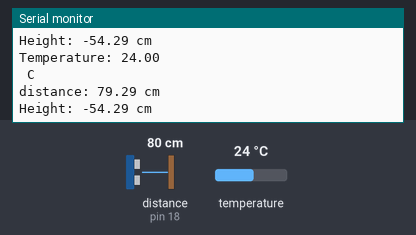
A sketch run on a simulated Arduino Uno, built with avr-gcc and run on an emulated ATmega328P. On the bench: the last lines printed to the serial monitor. Inputs (shaded band) come from the test bench; at power-on: distance to the obstacle (sensor on pin 18) 80 cm, temperature 24 °C. The echo pulse lasts 58.3 µs per cm.

Above: at 12.3 s.
12.4 s: distance to the obstacle (sensor on pin 18) set to 2 cm
21.0 s: temperature set to 12 °C
At 23.1 s:
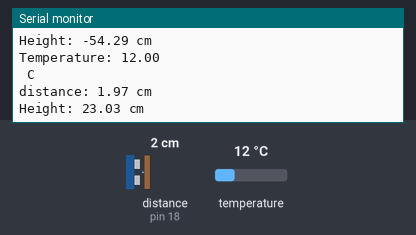
29.6 s: distance to the obstacle (sensor on pin 18) set to 4 cm
At 33.8 s:
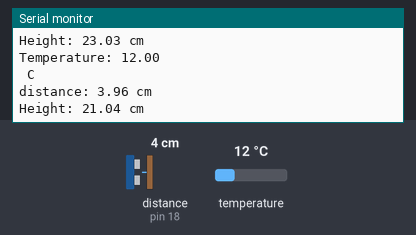
38.2 s: temperature set to 19 °C
Timing chart, 0 to 41.2 s (numbered marks = the images above; inputs shaded):
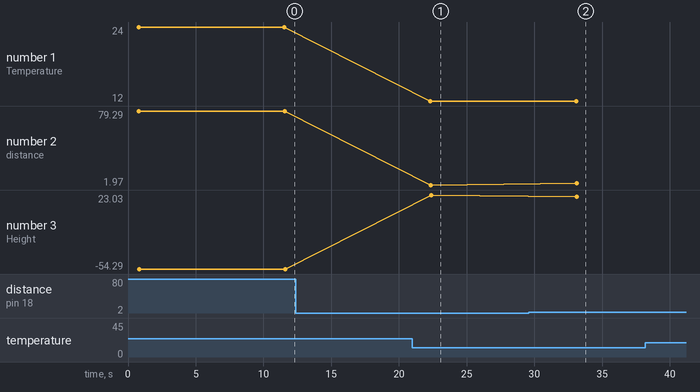

The sketch:

arduino_ultrasonic_DS180B20.ino
```cpp
#include <OneWire.h>
#include <DallasTemperature.h>
#define ONE_WIRE_BUS 26
OneWire oneWire(ONE_WIRE_BUS);
DallasTemperature sensors (&oneWire);
const float trigPin = 5;
const float echoPin = 18;
long duration; // variable for the duration of sound wave travel
float distance; // variable for the distance measurement from the ultrasonic to water surface
float temp; //varaible for the temperature
float level; // variable for water level
void setup() {
 Serial.begin(9600); // // Serial Communication is starting with 9600 of baudrate speed
  pinMode(trigPin, OUTPUT); // Sets the trigPin as an OUTPUT
  pinMode(echoPin, INPUT); // Sets the echoPin as an INPUT
  sensors.begin();
  }
void loop() {
 sensors.requestTemperatures();  //send command for readings
  temp = sensors.getTempCByIndex(0);  //we put the valus into the variable defined on the setup
  Serial.print("Temperature: ");
  Serial.println(temp); //print the temperature value on serial monitor
  Serial.println(" C");
  digitalWrite(trigPin, LOW);   // Sets the trigPin low for 10 microseconds
  delayMicroseconds(1500);
  // Sets the trigPin HIGH (ACTIVE) for 10 microseconds
  digitalWrite(trigPin, HIGH);
  delayMicroseconds(1500);
  digitalWrite(trigPin, LOW);
  // Reads the echoPin, returns the sound wave travel time in microseconds
  duration = pulseIn(echoPin, HIGH);
  // Calculating the distance
  distance = duration * 0.034 / 2; // Speed of sound wave divided by 2 (go and back)
  //calculate the water level by substracting the distance between water and ultrasonic from the total box's height
  level = 25 - distance;
  Serial.print("distance: ");
  Serial.print(distance);
  Serial.println(" cm");
    // Displays the water level on the Serial Monitor
  Serial.print("Height: ");
  Serial.print(level);
  Serial.println(" cm");
  delay(10000);

}
```

Measured:
- after the input at 21.0 s, the serial monitor: prints a new line after 1.3 s (image 1)
- after the input at 29.6 s, the serial monitor: prints a new line after 3.5 s (image 2)
- plotted number 1: 24 → 12 after the input at 21.0 s, 12 → 19 after the input at 38.2 s
- plotted number 2: 1.97 → 3.96 after the input at 29.6 s
- plotted number 3: 23.03 → 21.04 after the input at 29.6 s
